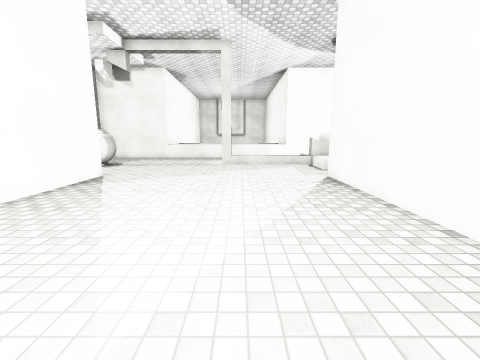
View 1 (above)

16 first-person views from a walk through a Unity game level. The camera is 1.5 m above the floor, tilts 10° down and sees 90° across. The floor is counted in squares, 1 m on a side. Each view is taken from the middle of a square. On the plan, view 1 faces up. The plan holds only what a view shows up to about 13 squares ahead; the rest is blank. The place goes on beyond the plan. The player character is not drawn. Surface patterns are stand-ins for the level's own textures.

View 2
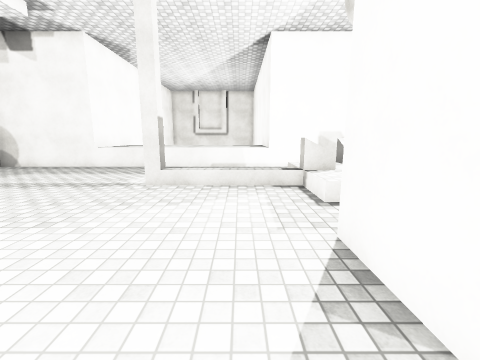

View 3
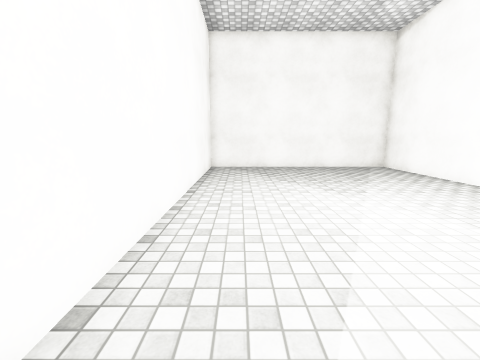

View 4
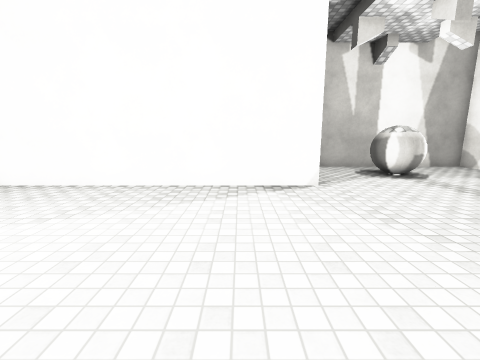

View 5
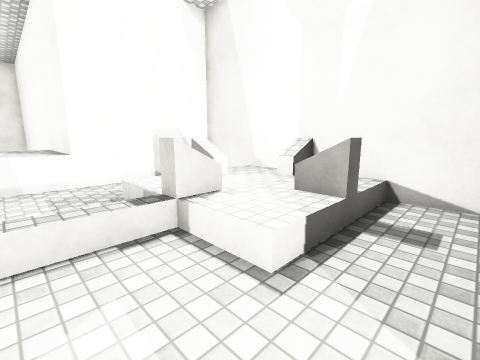

View 6
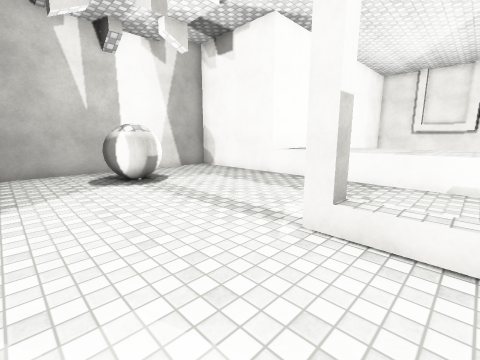

View 7
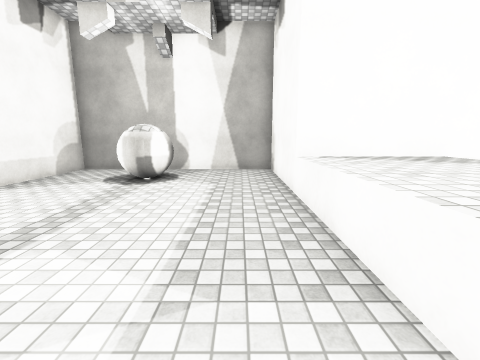

View 8
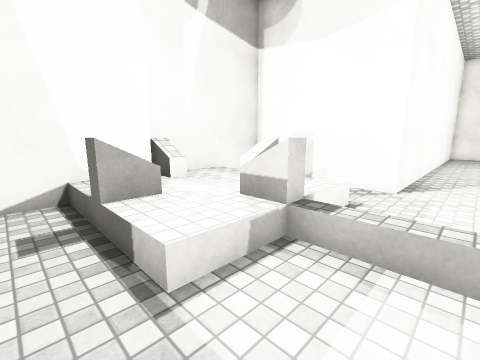

View 9
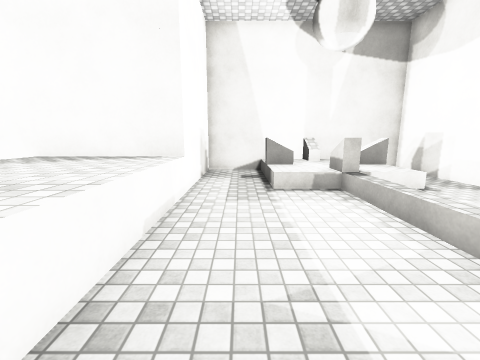

View 10
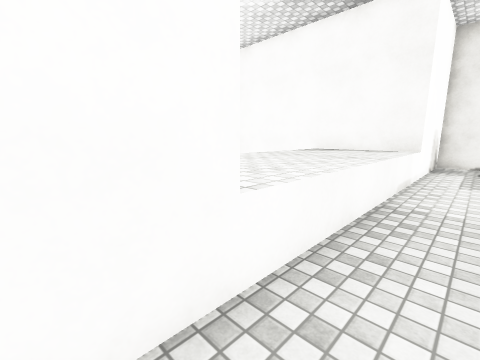

View 11
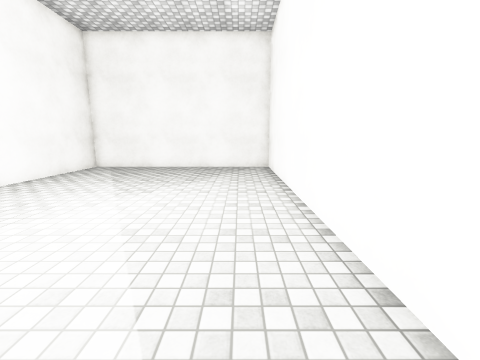

View 12
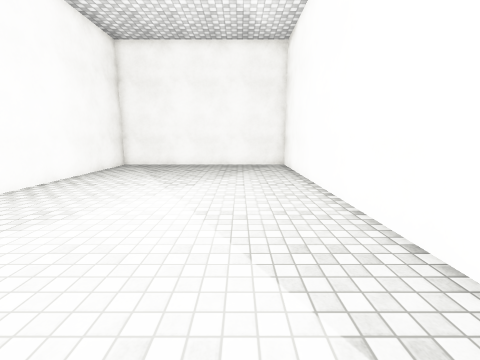

View 13
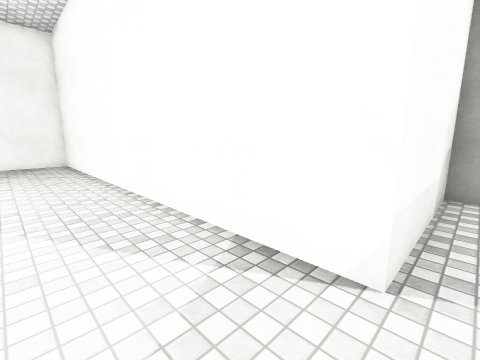

View 14
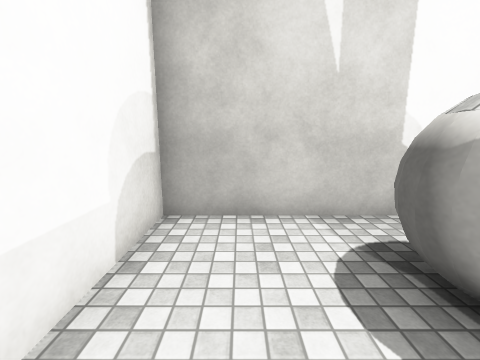

View 15
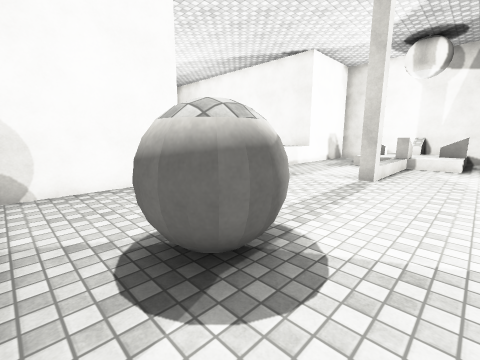

View 16
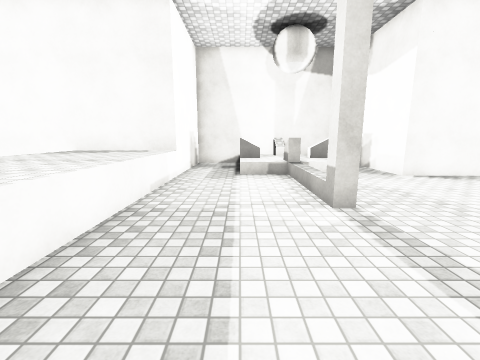

### Floor plan
Key: @ floor where view 1 was taken; # wall or solid block; . main floor; : floor 0.5 m higher than the main floor; / step, stairs or slope; ^ raised ledge; B ball.
Columns run from 11 left of view 1 to 9 right of it. Each row starts with its distance up from view 1.
 21      #^^^^^^^^^#
 20      #^^^^^^^^^#
 19 ######^^^^^^^^^######
 18 #...................#
 17 #...................#
 16 #..............//^//#
 15 #..............//^::#
 14 #.BBB.....#////#/::^#
 13 #.BBB........../::::#
 12 #............../:#::#
 11 #...................#
 10 #...................#
  9 ######.........######
  8      #.........#
  7      #.........#
  6      #.........#
  5      #.........#
  4      #.........#
  3      #.........#
  2      #.........#
  1      #.........#
  0      #.....@...#
 -1      #.........#
 -2      #.........#
 -3      #.........#
 -4      #.........#
 -5      #.........#
 -6      ###########

Where each view was taken, in squares from view 1:
view 1: 0 up, 0 right, facing up
view 2: 6 up, 2 right, facing up
view 3: 7 up, 2 right, facing down
view 4: 7 up, 2 right, facing left
view 5: 10 up, 2 right, facing up-right
view 6: 10 up, 1 right, facing up-left
view 7: 17 up, 1 right, facing left
view 8: 17 up, 2 right, facing down-right
view 9: 17 up, 3 left, facing right
view 10: 17 up, 7 left, facing up-right
view 11: 7 up, 4 left, facing down
view 12: 8 up, 3 left, facing down
view 13: 10 up, 3 left, facing down-left
view 14: 11 up, 6 left, facing left
view 15: 11 up, 10 left, facing up-right
view 16: 16 up, 6 left, facing right
